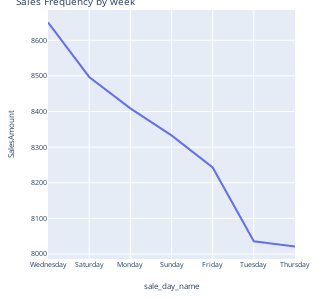

The notebook cell this image was saved under:
### Code cell
#WHAT TIME SHOULD WE DISPLAY THE ADVERTISEMENT TO MAXIMISE THELIKELIHOOD OF CUSTOMERS BY BUYING PRODUCTS?
sales_by_week = df.groupby(['sale_day_name']).count()['SalesAmount'].reset_index().sort_values('SalesAmount', ascending=False)

fig = px.line(sales_by_week, x='sale_day_name', y='SalesAmount', title='Sales Frequency by week')
fig.update_layout(
    autosize=True,
    width=300,
    height=300,
    margin=dict(
        l=25,
        r=25,
        b=10,
        t=10,
    ),
    font=dict(size=7))
fig.show()

### Figure 1 — Plotly figure (JSON) as saved in the notebook; plotly's stock layout.template omitted (floating-point values rounded to 4 significant figures)
{"data": [{"hovertemplate": "sale_day_name=%{x}<br>SalesAmount=%{y}<extra></extra>", "legendgroup": "", "line": {"color": "#636efa", "dash": "solid"}, "marker": {"symbol": "circle"}, "mode": "lines", "name": "", "orientation": "v", "showlegend": false, "type": "scatter", "x": ["Wednesday", "Saturday", "Monday", "Sunday", "Friday", "Tuesday", "Thursday"], "xaxis": "x", "y": [8650, 8497, 8409, 8333, 8243, 8036, 8021], "yaxis": "y"}], "layout": {"autosize": true, "font": {"size": 7}, "height": 300, "legend": {"tracegroupgap": 0}, "margin": {"b": 10, "l": 25, "r": 25, "t": 10}, "title": {"text": "Sales Frequency by week"}, "width": 300, "xaxis": {"anchor": "y", "domain": [0, 1], "title": {"text": "sale_day_name"}}, "yaxis": {"anchor": "x", "domain": [0, 1], "title": {"text": "SalesAmount"}}}}
